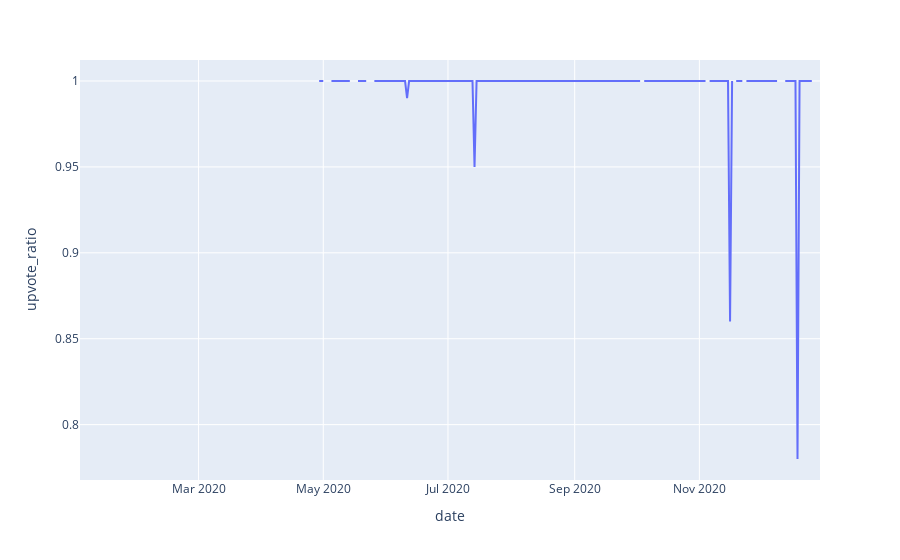

The cell this chart's notebook holds for it:
### Markdown cell above
It looks like there are periods where the upvote ratio dips due downvoting. These could be interesting to look at more closely, especially to see what content is being downvoted. Also notice the lack of engagement prior to May.

It also could be interesting to see if the average (mean) is much different than the median.

### Code cell
px.line(pv.resample('D', on='created').median()['upvote_ratio'].rename_axis('date').reset_index(name='upvote_ratio'),
x='date', y='upvote_ratio')

### Figure 1 — Plotly figure (JSON) as saved in the notebook; plotly's stock layout.template omitted (floating-point values rounded to 4 significant figures; data arrays with more than 128 entries replaced by an {"elided": "..."} marker saying what was removed)
{"data": [{"hovertemplate": "date=%{x}<br>upvote_ratio=%{y}<extra></extra>", "legendgroup": "", "line": {"color": "#636efa", "dash": "solid"}, "mode": "lines", "name": "", "orientation": "v", "showlegend": false, "type": "scatter", "x": {"elided": "363 str values"}, "xaxis": "x", "y": {"elided": "363 float values"}, "yaxis": "y"}], "layout": {"legend": {"tracegroupgap": 0}, "margin": {"t": 60}, "xaxis": {"anchor": "y", "domain": [0, 1], "title": {"text": "date"}}, "yaxis": {"anchor": "x", "domain": [0, 1], "title": {"text": "upvote_ratio"}}}}
